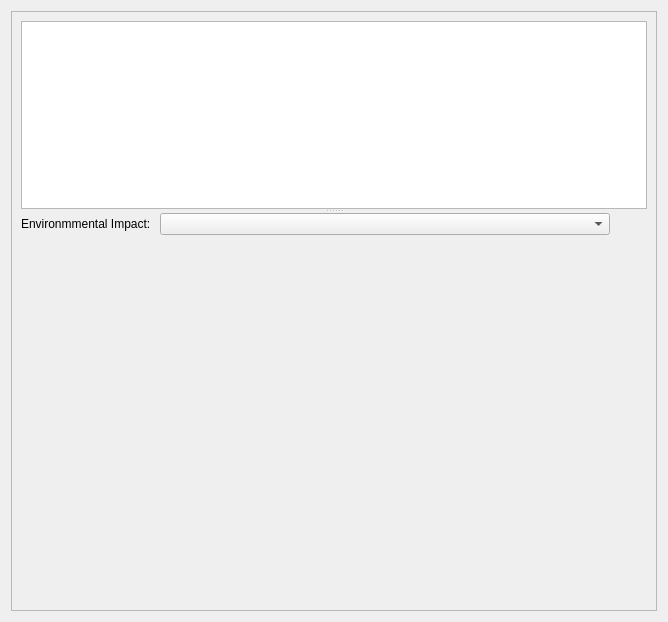
          <widget class="QWidget" name="LCA_Results_tab">
           <attribute name="title">
            <string>LCA Results</string>
           </attribute>
           <layout class="QGridLayout" name="gridLayout_66">
            <item row="0" column="0">
             <widget class="QFrame" name="frame_4">
              <property name="frameShape">
               <enum>QFrame::StyledPanel</enum>
              </property>
              <property name="frameShadow">
               <enum>QFrame::Raised</enum>
              </property>
              <layout class="QVBoxLayout" name="verticalLayout_9">
               <item>
                <widget class="QSplitter" name="splitter_4">
                 <property name="orientation">
                  <enum>Qt::Vertical</enum>
                 </property>
                 <widget class="QTableView" name="LCA_Results_Table"/>
                 <widget class="QWidget" name="layoutWidget">
                  <layout class="QVBoxLayout" name="verticalLayout_5">
                   <item>
                    <layout class="QHBoxLayout" name="horizontalLayout_24">
                     <item>
                      <widget class="QLabel" name="label_13">
                       <property name="sizePolicy">
                        <sizepolicy hsizetype="Preferred" vsizetype="Fixed">
                         <horstretch>0</horstretch>
                         <verstretch>0</verstretch>
                        </sizepolicy>
                       </property>
                       <property name="text">
                        <string>Environmmental Impact: </string>
                       </property>
                      </widget>
                     </item>
                     <item>
                      <widget class="QComboBox" name="LCA_Results_ImpactFig">
                       <property name="minimumSize">
                        <size>
                         <width>450</width>
                         <height>0</height>
                        </size>
                       </property>
                      </widget>
                     </item>
                     <item>
                      <spacer name="horizontalSpacer_21">
                       <property name="orientation">
                        <enum>Qt::Horizontal</enum>
                       </property>
                       <property name="sizeHint" stdset="0">
                        <size>
                         <width>37</width>
                         <height>17</height>
                        </size>
                       </property>
                      </spacer>
                     </item>
                    </layout>
                   </item>
                   <item>
                    <widget class="QWidget" name="LCA_Results_fig" native="true">
                     <property name="minimumSize">
                      <size>
                       <width>0</width>
                       <height>360</height>
                      </size>
                     </property>
                    </widget>
                   </item>
                  </layout>
                 </widget>
                </widget>
               </item>
              </layout>
             </widget>
            </item>
           </layout>
          </widget>
